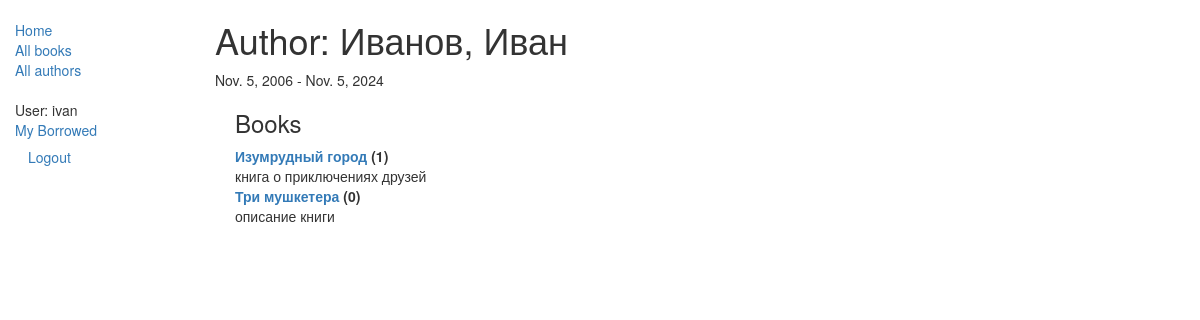
The app's page /catalog/author/1 (signed in) with its own data.
### catalog/models.py (models this page shows, shortened)
class Author(models.Model):
    first_name = models.CharField(max_length=100)
    last_name = models.CharField(max_length=100)
    date_of_birth = models.DateField(null=True, blank=True)
    date_of_death = models.DateField('Died', null=True, blank=True)
    def __str__(self):
        return '%s, %s' % (self.last_name, self.first_name)

class Book(models.Model):
    title = models.CharField(max_length=200)
    authors = models.ManyToManyField('Author', help_text="Select up to 5 authors for this book")
    summary = models.TextField(max_length=1000, help_text="Enter a brief description of the book")
    isbn = models.CharField('ISBN',max_length=13, help_text='13 Character <a href="https://www.isbn-international.org/content/what-isbn">ISBN number</a>')
    genre = models.ManyToManyField(Genre, help_text="Select a genre for this book")
    def __str__(self):
        return self.title
    def display_genre(self):
        return ', '.join([ genre.name for genre in self.genre.all()[:3] ])
    display_genre.short_description = 'Genre'
    def display_authors(self):
        return ', '.join([author.__str__() for author in self.authors.all()[:5]])
    display_authors.short_description = 'Authors'

### catalog/views.py (the view)
# urls.py: path('author/<int:pk>', views.AuthorDetailView.as_view(), name='author-detail'),
class AuthorDetailView(generic.DetailView):
    model = Author

### catalog/templates/catalog/author_detail.html
{% extends "base_generic.html" %}
{% block content %}
<h1>Author: {{ author }} </h1>
<p>{{author.date_of_birth}} - {% if author.date_of_death %}{{author.date_of_death}}{% endif %}</p>
<div style="margin-left:20px;margin-top:20px">
  <h3>Books</h3>
  <dl>
  {% for book in author.book_set.all %}
    <dt><a href="{% url 'book-detail' book.pk %}">{{book}}</a> ({{book.bookinstance_set.all.count}})</dt>
    <dd>{{book.summary}}</dd>
    {% empty %}
    <p>This author has no books.</p>
  {% endfor %}
  </dl>
</div>
{% endblock %}

### catalog/templates/base_generic.html (shortened to what this page needs)
<!doctype html>
<html lang="en">
  <head>
    <link
      rel="stylesheet"
      href="https://maxcdn.bootstrapcdn.com/bootstrap/3.3.7/css/bootstrap.min.css" />
    {% load static %}
    <link rel="stylesheet" href="{% static 'css/styles.css' %}" />
  </head>
  <body>
    <div class="container-fluid">
      <div class="row">
        <div class="col-sm-2">
          {% block sidebar %}
            <ul class="sidebar-nav">
              <li><a href="{% url 'index' %}">Home</a></li>
              <li><a href="{% url 'books' %}">All books</a></li>
              <li><a href="{% url 'authors' %}">All authors</a></li>
            </ul>
            <ul class="sidebar-nav">
              {% if user.is_authenticated %}
               <li>User: {{ user.get_username }}</li>
              <li><a href="{% url 'my-borrowed' %}">My Borrowed</a></li>
               <li>
                 <form id="logout-form" method="post" action="{% url 'logout' %}">
                   <button type="submit" class="btn btn-link">Logout</button>
                 </form>
               </li>
              {% else %}
               <li><a href="{% url 'login'%}?next={{request.path}}">Login</a></li>
             {% endif %}
            </ul>
          {% endblock %}
        </div>
        <div class="col-sm-10 ">{% block content %}{% endblock %}</div>
      </div>
    </div>
  </body>
</html>

### catalog/static/css/styles.css (style rules this page uses)
.sidebar-nav { margin-top: 20px; padding: 0; list-style: none; }

### records on screen
Author: last_name+first_name "Иванов, Иван", date_of_birth "Nov. 5, 2006", date_of_death "Nov. 5, 2024"
Book: title "Изумрудный город", bookinstance_set.all.count "1", summary "книга о приключениях друзей"
Book: title "Три мушкетера", bookinstance_set.all.count "0", summary "описание книги"

### other values on screen
{{ user.get_username }} "ivan"
